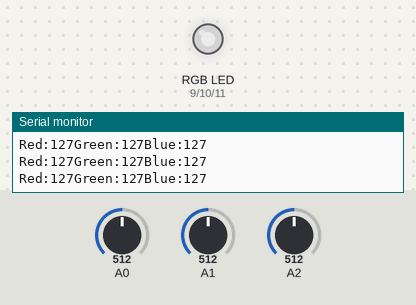
Simulated run of this sketch. Board: Arduino Uno, built with avr-gcc and run on an emulated ATmega328P. Parts: an RGB LED mixed from three pins (HIGH = lit), the last lines printed to the serial monitor. The inputs (shaded band) are chosen by the test bench; at power-on: A0 = 512, A1 = 512, A2 = 512. Dim RGB values are drawn brighter than linear.

Above: at 1.2 s.
1.3 s: A0 set to 409
At 2.0 s:
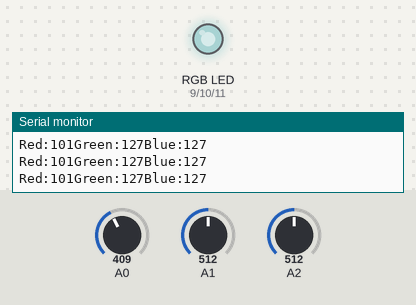
2.8 s: A0 set to 385
At 3.7 s:
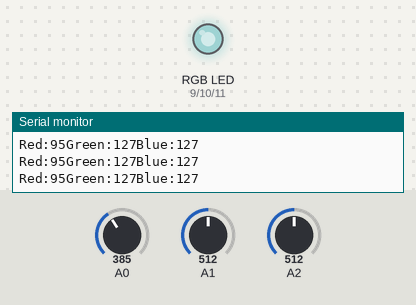
4.3 s: A1 set to 410
At 5.3 s:
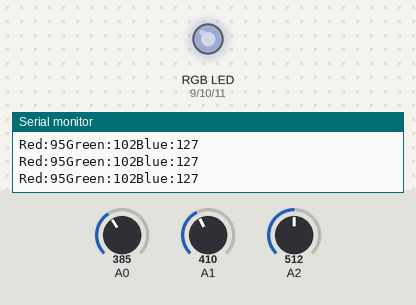
7.3 s: A1 set to 392
At 8.2 s:
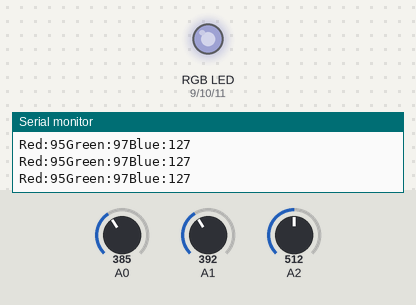
8.8 s: A2 set to 417
At 9.2 s:
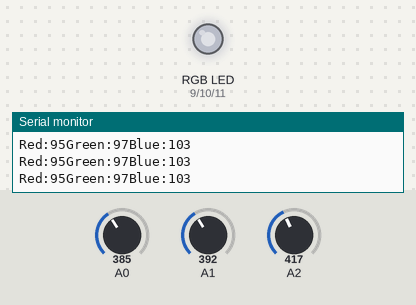
11.8 s: A2 set to 387
At 12.5 s:
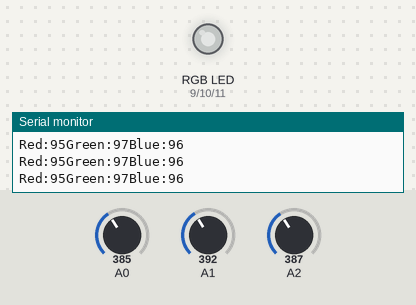
Timing chart, 0 to 14.3 s (numbered marks = the images above; inputs shaded):
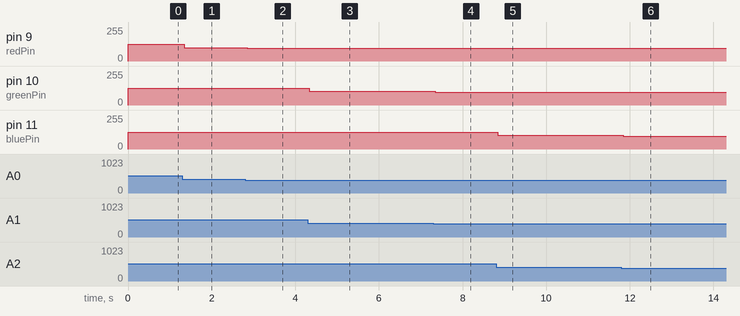

Measured:
- after the input at 1.3 s, pin 9 (redPin): 127/255 → 101/255 at once
- after the input at 2.8 s, pin 9 (redPin): 101/255 → 95/255 after 0.05 s
- after the input at 4.3 s, pin 10 (greenPin): 127/255 → 102/255 at once
- after the input at 7.3 s, pin 10 (greenPin): 102/255 → 97/255 after 0.05 s
- after the input at 8.8 s, pin 11 (bluePin): 127/255 → 103/255 after 0.05 s
- after the input at 11.8 s, pin 11 (bluePin): 103/255 → 96/255 at once

The sketch:

test_kongdeng.ino
```cpp
int redPin = 9;
int greenPin = 10;
int bluePin = 11;


void setup() {
  pinMode(redPin,OUTPUT);
  pinMode(greenPin,OUTPUT);
  pinMode(bluePin,OUTPUT);
  Serial.begin(9600);

}

void loop() {
  int potRed = analogRead(0);
  int potGreen = analogRead(1);
  int potBlue = analogRead(2);

  int val1 = map(potRed,1,1023,0,255);
  int val2 = map(potGreen,1,1023,0,255);
  int val3 = map(potBlue,1,1023,0,255);


  Serial.print("Red:");
  Serial.print(val1);
  Serial.print("Green:");
  Serial.print(val2);
  Serial.print("Blue:");
  Serial.println(val3);

   colorRGB(val1,val2,val3);      // 让RGB LED 呈现对应颜色
}

//该函数用于显示颜色
void colorRGB(int red, int green, int blue){
   analogWrite(redPin,constrain(red,0,255));
   analogWrite(greenPin,constrain(green,0,255));
   analogWrite(bluePin,constrain(blue,0,255));
}
```
